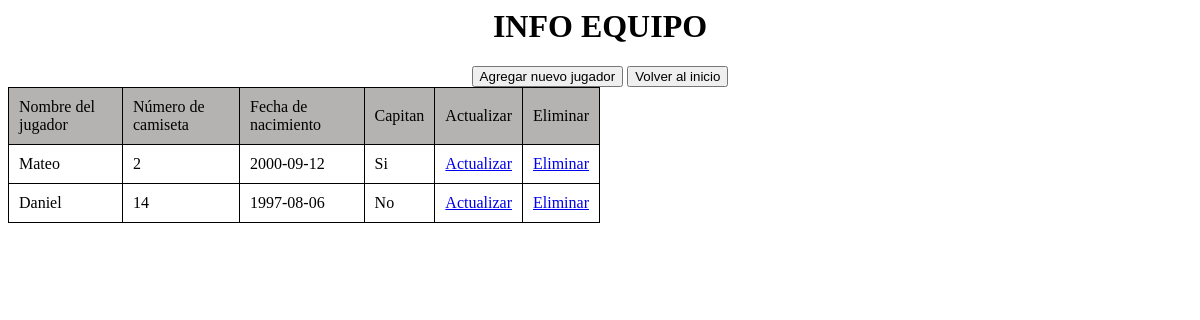
The page /index.php?c=jugadores&a=listarJugadores&id_equipo=3 on the database its author committed.
### tables this page shows
CREATE TABLE `jugadores` (
  `id_jugador` int(11) NOT NULL AUTO_INCREMENT,
  `nombre_jugador` varchar(255) DEFAULT NULL,
  `num_jugador` int(11) DEFAULT NULL,
  `fech_nac` date DEFAULT NULL,
  `capitan` tinyint(1) DEFAULT NULL,
  `id_equipo` int(11) DEFAULT NULL,
  PRIMARY KEY (`id_jugador`),
  KEY `id_equipo` (`id_equipo`),
  CONSTRAINT `jugadores_ibfk_1` FOREIGN KEY (`id_equipo`) REFERENCES `equipos` (`id_equipo`)
);

### Controller/JugadoresController.php (called while the page is built, shortened)
<?php
    class JugadoresController{
        public function __construct(){
            require_once "Modelo/JugadoresModel.php";
        }
        public function listarJugadores($id_equipo) {
            require_once "Modelo/JugadoresModel.php";
            $jugador = new JugadoresModel();
            $matrizJugadores['jugadores'] = $jugador->getJugadores($id_equipo);
            require_once("Vista/ListadoJugadores.php");
        }
    }
?>

### Modelo/Conexion.php (called while the page is built)
<?php
    class Conexion{
        public static function conexion(){
            try{
                $conexion = new PDO ('mysql:host=localhost; dbname=prueba_duacode', 'root', '');
                $conexion->setAttribute(PDO::ATTR_ERRMODE, PDO::ERRMODE_EXCEPTION);
                $conexion->exec("SET CHARACTER SET UTF8");
            }catch(Exception $e){
                die("Error" . $e->getMessage());
                echo "Linea del error" . $e->getLine();
            }
        return $conexion;
        }
    }

### Modelo/JugadoresModel.php (called while the page is built, shortened)
<?php
    class JugadoresModel{
        private $db;
        private $jugadores;
        public function __construct(){
            require_once("Conexion.php");
            $this->db=Conexion::conexion();
            $this->jugadores=array();
        }
        public function getJugadores($id_equipo) {
            $consulta=$this->db->query("SELECT * FROM jugadores where id_equipo = $id_equipo");
            while($filas=$consulta->fetch(PDO::FETCH_ASSOC)) {
                $this->jugadores[]=$filas;
            }
            return $this->jugadores;
        }
    }
?>

### Vista/ListadoJugadores.php (the view, shortened to what this page needs)
<!doctype html>
<html>
<head>
<?php
$id = $_GET['id_equipo'];
?>
</head>
<body>
    <h1>INFO EQUIPO</h1>
    <div class="contenedor">
    <a href="index.php?c=jugadores&a=nuevoJugador&id_equipo=<?php echo $id ?>"><button>Agregar nuevo jugador</button></a>
    <a href="index.php"><button>Volver al inicio</button></a>
    <table>
        <tr >
            <td class="primera_fila">Nombre del jugador</td>
            <td class="primera_fila">Número de camiseta</td>
            <td class="primera_fila">Fecha de nacimiento</td>
            <td class="primera_fila">Capitan</td>
            <td class="primera_fila">Actualizar</td>
            <td class="primera_fila">Eliminar</td>
        </tr>
        <?php
            foreach($matrizJugadores["jugadores"] as $jugador):
        ?>
        <tr>
            <td><?php echo $jugador["nombre_jugador"]?></td>
            <td><?php echo $jugador["num_jugador"]?></td>
            <td><?php echo $jugador["fech_nac"]?></td>
            <td><?php if($jugador["capitan"] == 0){
               echo "No"; }else{ echo "Si";}?></td>
            <td><a href = 'index.php?c=jugadores&a=modificarJugadorForm&id_jugador=<?php echo $jugador["id_jugador"]?>'>Actualizar</a></td>
            <td><a href = 'index.php?c=jugadores&a=eliminarJugadores&id_jugador=<?php echo $jugador["id_jugador"]?>&id_equipo=<?php echo $id ?>'>Eliminar</a></td>
        </tr>
        <?php
         endforeach
        ?>
    </table>
    </div>
</body>
</html>

### Vista/ListadoJugadores.php (style rules this page uses)
.contenedor { text-align: center; }
table { display: grid; grid-template-columns: 1fr 1fr; grid-template-rows: 1fr 1fr 1fr; border-collapse: collapse; margin: 0 auto; width: 100%; }
th, td { border: 1px solid black; padding: 10px; }
.primera_fila { background-color: #B5B2B2; }
h1 { text-align:center; }

### rows shown on the page
jugadores: nombre_jugador "Mateo", num_jugador "2", fech_nac "2000-09-12", capitan "Si"
jugadores: nombre_jugador "Daniel", num_jugador "14", fech_nac "1997-08-06", shows "No"
